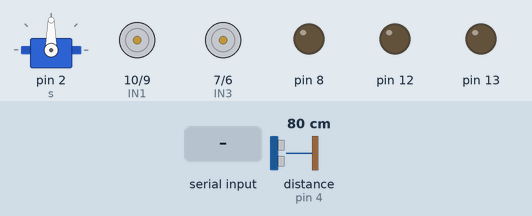
This sketch was run on a simulated Arduino Uno, built with avr-gcc and run on an emulated ATmega328P. Parts: servo, motor-driver pin pairs drawn as motors (green arrow = first pin HIGH = forward, orange = second pin HIGH = backward, longer = more drive, scaled by the enable pin), output pins drawn as LEDs (lit = HIGH). The inputs (shaded band) are chosen by the test bench; at power-on: distance to the obstacle (sensor on pin 4) 80 cm. The echo pulse lasts 58.3 µs per cm.

Above: at 1.2 s.
1.3 s: "4" received over Serial
At 3.1 s:
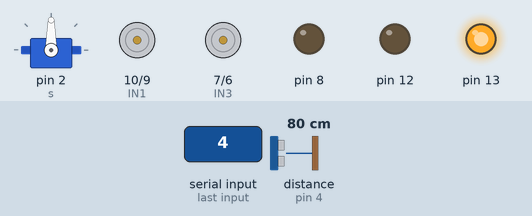
3.6 s: "1" received over Serial
At 4.5 s:
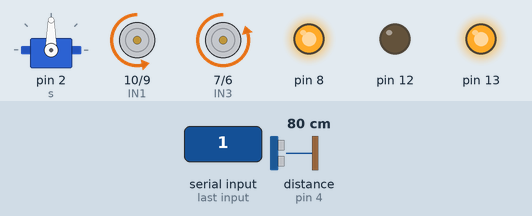
5.4 s: "2" received over Serial
At 5.8 s:
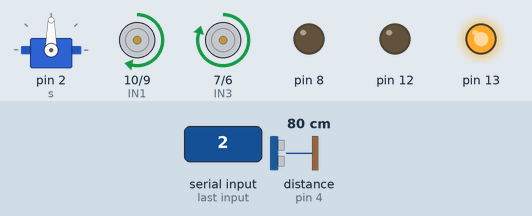
7.4 s: "3" received over Serial
At 8.2 s:
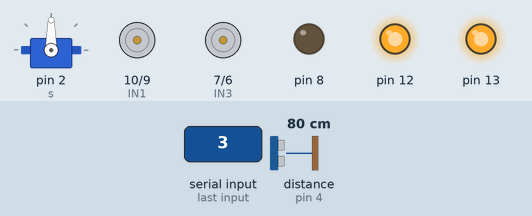
10.4 s: "5" received over Serial
At 11.1 s:
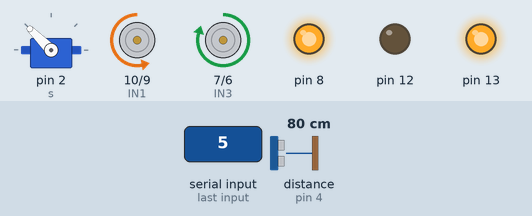
12.7 s: "4" received over Serial
At 13.4 s:
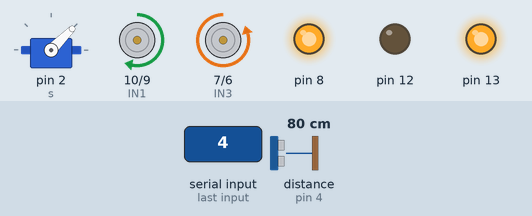
Timing chart, 0 to 15.7 s (numbered marks = the images above; inputs shaded):
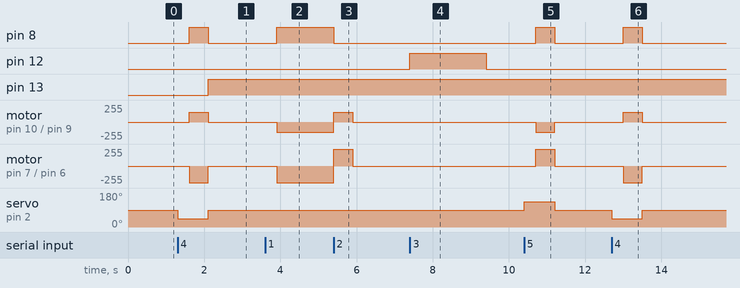

Measured:
- after the input at 1.3 s, pin 8: LOW → HIGH after 0.31 s, → LOW 0.50 s later; pin 13: LOW → HIGH after 0.81 s
- after the input at 3.6 s, pin 8: LOW → HIGH after 0.31 s; motor on pin 10 (IN1) / pin 9 (IN2): stopped → backward 150/255 after 0.31 s; motor on pin 7 (IN3) / pin 6 (IN4): stopped → backward 250/255 after 0.31 s
- after the input at 5.4 s, pin 8: HIGH → LOW at once; motor on pin 10 (IN1) / pin 9 (IN2): backward 150/255 → forward 150/255 at once, → stopped 0.50 s later; motor on pin 7 (IN3) / pin 6 (IN4): backward 250/255 → forward 250/255 at once, → stopped 0.50 s later
- after the input at 7.4 s, pin 12: LOW → HIGH at once, → LOW 2.0 s later
- after the input at 10.4 s, pin 8: LOW → HIGH after 0.31 s, → LOW 0.50 s later; motor on pin 10 (IN1) / pin 9 (IN2): stopped → backward 150/255 after 0.31 s, → stopped 0.50 s later; motor on pin 7 (IN3) / pin 6 (IN4): stopped → forward 250/255 after 0.31 s, → stopped 0.50 s later; servo on pin 2 (s): 90° → 135° at once, → 90° 0.81 s later
- after the input at 12.7 s, pin 8: LOW → HIGH after 0.31 s, → LOW 0.50 s later; motor on pin 10 (IN1) / pin 9 (IN2): stopped → forward 150/255 after 0.31 s, → stopped 0.50 s later; motor on pin 7 (IN3) / pin 6 (IN4): stopped → backward 250/255 after 0.31 s, → stopped 0.50 s later; servo on pin 2 (s): 90° → 45° at once, → 90° 0.81 s later

The sketch:

Obstacle-Avoiding-Bluetooth_Car.ino
```cpp
#include <Ultrasonic.h>
Ultrasonic u = Ultrasonic(3, 4);  // Trig,Echo

#include <Servo.h>
Servo s = Servo();

int ENA = 11;
int IN1 = 10;
int IN2 = 9;

int ENB = 5;
int IN3 = 7;
int IN4 = 6;

void setup() {

  s.attach(2);  //Servo Pin

  //Motor A

  pinMode(ENA, OUTPUT);
  pinMode(IN1, OUTPUT);
  pinMode(IN2, OUTPUT);
  analogWrite(ENA, 150);

  //Motor B

  pinMode(ENB, OUTPUT);
  pinMode(IN3, OUTPUT);
  pinMode(IN4, OUTPUT);
  analogWrite(ENB, 250);

  Serial.begin(9600);  // Serial Monitor
}

void loop() {

  pinMode(8, OUTPUT);
  pinMode(12, OUTPUT);
  pinMode(13,OUTPUT);


  int x = Serial.read();


  // Forward
  if (x == '1') {
    s.write(90);
    delay(300);
    int d = u.read();
    if (d > 20) {
      digitalWrite(IN1, LOW);
      digitalWrite(IN2, HIGH);
      digitalWrite(IN3, LOW);
      digitalWrite(IN4, HIGH);
      digitalWrite(8, HIGH);
      digitalWrite(12,LOW);
      digitalWrite(13, HIGH);
    }
  }

  // Reverse
  if (x == '2') {
    digitalWrite(8, LOW);
    digitalWrite(IN1, HIGH);
    digitalWrite(IN2, LOW);
    digitalWrite(IN3, HIGH);
    digitalWrite(IN4, LOW);
    delay(500);
    digitalWrite(IN1, LOW);
    digitalWrite(IN2, LOW);
    digitalWrite(IN3, LOW);
    digitalWrite(IN4, LOW);
    digitalWrite(12,LOW);
    digitalWrite(13, HIGH);
  }

  // Stop
  if (x == '3') {

    digitalWrite(8, LOW);
    digitalWrite(IN1, LOW);
    digitalWrite(IN2, LOW);
    digitalWrite(IN3, LOW);
    digitalWrite(IN4, LOW);
    digitalWrite(12, HIGH);
    delay(2000);
    digitalWrite(12,LOW);
    digitalWrite(13, HIGH);
  }

  // Turn Right
  if (x == '4') {
    s.write(45);
    delay(300);
    int d = u.read();
    if (d > 20) {
      digitalWrite(8,HIGH);
      digitalWrite(IN1, HIGH);
      digitalWrite(IN2, LOW);
      digitalWrite(IN3, LOW);
      digitalWrite(IN4, HIGH);
      delay(500);
      digitalWrite(IN1, LOW);
      digitalWrite(IN2, LOW);
      digitalWrite(IN3, LOW);
      digitalWrite(IN4, LOW);
      digitalWrite(12,LOW);
      digitalWrite(13, HIGH);
    }
    s.write(90);
    digitalWrite(8,LOW);
  }

  // Trun Left
  if (x == '5') {
    s.write(135);
    delay(300);
    int d = u.read();
    if (d > 20) {
      digitalWrite(8,HIGH);
      digitalWrite(IN1, LOW);
      digitalWrite(IN2, HIGH);
      digitalWrite(IN3, HIGH);
      digitalWrite(IN4, LOW);
      delay(500);
      digitalWrite(IN1, LOW);
      digitalWrite(IN2, LOW);
      digitalWrite(IN3, LOW);
      digitalWrite(IN4, LOW);
      digitalWrite(12,LOW);
      digitalWrite(13, HIGH);
    }
    s.write(90);
    digitalWrite(8,LOW);
  }

}
```
